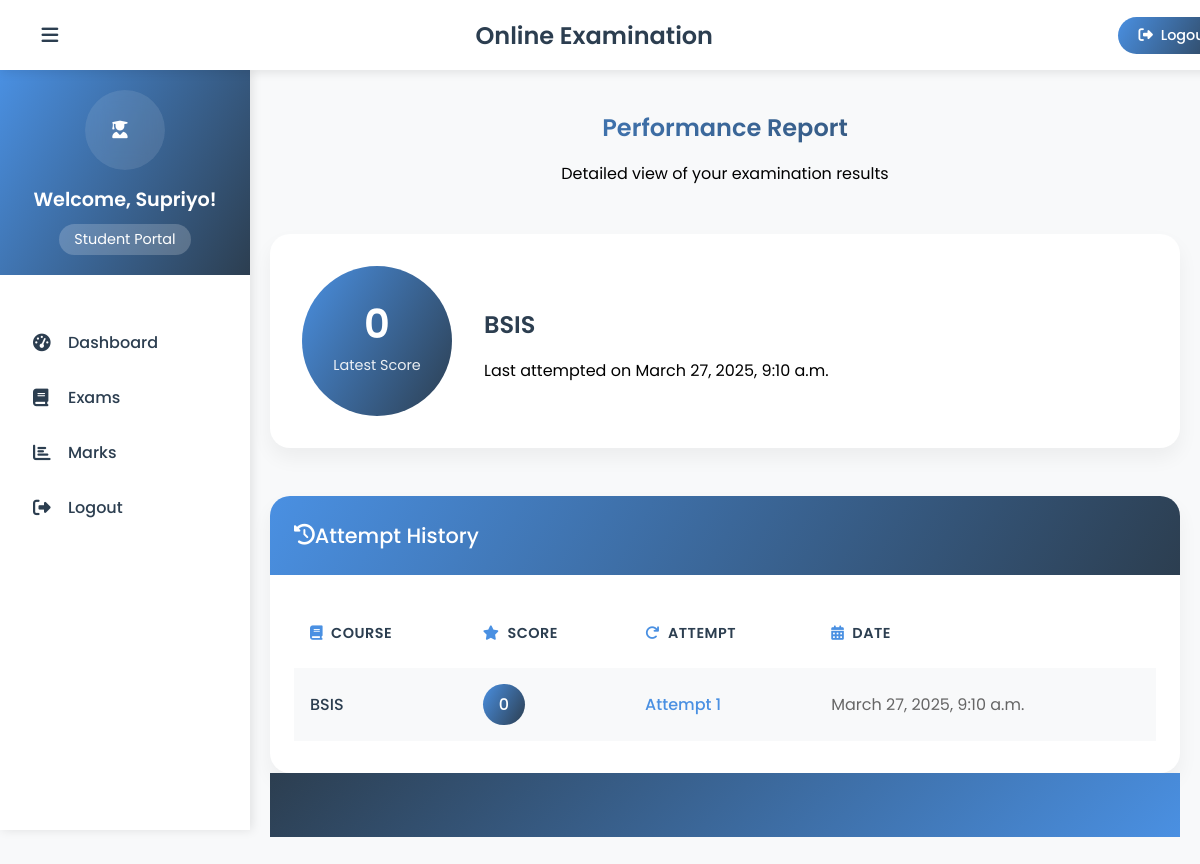
Screenshot of /student/check-marks/1 (signed in) with the database file from the repository.
### exam/models.py (models this page shows)
class Result(models.Model):
    student = models.ForeignKey(Student,on_delete=models.CASCADE)
    exam = models.ForeignKey(Course,on_delete=models.CASCADE)
    marks = models.PositiveIntegerField()  # Stores the marks obtained by student
    date = models.DateTimeField(auto_now=True)  # Automatically records submission time

class Course(models.Model):
   course_name = models.CharField(max_length=50)
   question_number = models.PositiveIntegerField()  # Total number of questions in the course
   total_marks = models.PositiveIntegerField()
   def __str__(self):
        return self.course_name

### student/views.py (the view)
# urls.py: path('check-marks/<int:pk>', views.check_marks, name='check-marks'),  # Shows marks for specific exam
@login_required(login_url='studentlogin')
@user_passes_test(is_student)
def check_marks(request, pk):
    course = exam_models.Course.objects.get(id=pk)
    student = models.Student.objects.get(user_id=request.user.id)
    results = exam_models.Result.objects.filter(exam=course, student=student)
    return render(request, 'student/check_marks.html', {'results': results})

### student/views.py (called while the page is built)
def is_student(user):
    return user.groups.filter(name='STUDENT').exists()

### templates/student/check_marks.html (shortened to what this page needs)
{% extends 'student/studentbase.html' %}
{% block content %}
{%load static%}
<div class="container py-5">
    <div class="results-header mb-4">
        <h2 class="text-gradient">Performance Report</h2>
        <p class="text-muted">Detailed view of your examination results</p>
    </div>
    <div class="performance-summary">
        {% with latest=results|first %}
        {% if latest %}
        <div class="latest-attempt">
            <div class="score-circle">
                <div class="score-content">
                    <span class="score-value">{{latest.marks}}</span>
                    <span class="score-label">Latest Score</span>
                </div>
            </div>
            <div class="latest-details">
                <h3>{{latest.exam}}</h3>
                <p class="text-muted">Last attempted on {{latest.date}}</p>
            </div>
        </div>
        {% endif %}
        {% endwith %}
    </div>
    <div class="results-card">
        <div class="results-card-header">
            <h3><i class="fas fa-history me-2"></i>Attempt History</h3>
        </div>
        <div class="results-table-wrapper">
            <table class="results-table">
                <thead>
                    <tr>
                        <th>
                            <div class="th-content">
                                <i class="fas fa-book"></i>
                                Course
                            </div>
                        </th>
                        <th>
                            <div class="th-content">
                                <i class="fas fa-star"></i>
                                Score
                            </div>
                        </th>
                        <th>
                            <div class="th-content">
                                <i class="fas fa-redo"></i>
                                Attempt
                            </div>
                        </th>
                        <th>
                            <div class="th-content">
                                <i class="fas fa-calendar"></i>
                                Date
                            </div>
                        </th>
                    </tr>
                </thead>
                <tbody>
                    {% for t in results %}
                    <tr>
                        <td>
                            <div class="course-name">{{t.exam}}</div>
                        </td>
                        <td>
                            <div class="score-badge">{{t.marks}}</div>
                        </td>
                        <td>
                            <div class="attempt-number">Attempt {{ forloop.counter }}</div>
                        </td>
                        <td>
                            <div class="exam-date">{{t.date}}</div>
                        </td>
                    </tr>
                    {% endfor %}
                </tbody>
            </table>
        </div>
    </div>
</div>
{% endblock content %}

### templates/student/studentbase.html (shortened to what this page needs)
<!DOCTYPE html>
{% load static %}
<html lang="en" dir="ltr">
<head>
  <link rel="stylesheet" href="https://cdnjs.cloudflare.com/ajax/libs/font-awesome/6.4.0/css/all.min.css">
</head>
<body>
  <header>
    <div class="header-content">
      <label for="check">
        <i class="fas fa-bars" id="sidebar_btn"></i>
      </label>
      <div class="left_area">
        <h3>Online Examination</h3>
      </div>
      <div class="right_area">
        <a href="/logout" class="logout_btn">
          <i class="fas fa-sign-out-alt"></i>
          Logout
        </a>
      </div>
    </div>
  </header>
  <div class="sidebar">
    <div class="sidebar-header">
      <div class="portal-icon">
        <i class="fas fa-user-graduate"></i>
      </div>
      <h4 class="welcome-text">Welcome, {{request.user.first_name}}!</h4>
      <span class="role-badge">Student Portal</span>
    </div>
    <div class="sidebar-menu">
      <a href="/student/student-dashboard" class="{% if request.path == '/student/student-dashboard' %}active{% endif %}">
        <i class="fas fa-tachometer-alt"></i>
        <span>Dashboard</span>
      </a>
      <a href="/student/student-exam" class="{% if request.path == '/student/student-exam' %}active{% endif %}">
        <i class="fas fa-book"></i>
        <span>Exams</span>
      </a>
      <a href="/student/student-marks" class="{% if request.path == '/student/student-marks' %}active{% endif %}">
        <i class="fas fa-chart-bar"></i>
        <span>Marks</span>
      </a>
      <a href="/student/logout" class="logout-link">
        <i class="fas fa-sign-out-alt"></i>
        <span>Logout</span>
      </a>
    </div>
  </div>
  <div class="content">
    {% block content %}{% endblock %}
    {% include "exam/footer.html" %}
  </div>
</body>
</html>

### templates/student/studentbase.html (style rules this page uses)
:root { --primary-color: #4a90e2; --primary-rgb: 74, 144, 226; --secondary-color: #2c3e50; --accent-color: #e74c3c; --success-color: #2ecc71; --text-color: #333; --light-bg: #f8f9fa; }
body { margin: 0; padding: 0; font-family: 'Poppins', sans-serif; background-color: var(--light-bg); }
header { position: fixed; padding: 15px 30px; width: 100%; z-index: 1000; background: white; box-shadow: 0 2px 10px rgba(0, 0, 0, 0.1); }
.header-content { display: flex; justify-content: space-between; align-items: center; max-width: 1400px; margin: 0 auto; }
.left_area h3 { margin: 0; font-size: 1.5rem; font-weight: 600; color: var(--secondary-color); }
.logout_btn { padding: 8px 20px; background: linear-gradient(120deg, var(--primary-color), var(--secondary-color)); text-decoration: none; border-radius: 50px; font-size: 0.9rem; font-weight: 500; color: white; transition: all 0.3s ease; display: flex; align-items: center; gap: 8px; }
.sidebar { background: white; margin-top: 70px; padding-top: 30px; position: fixed; left: 0; width: 250px; height: calc(100vh - 70px); transition: all 0.3s ease; box-shadow: 2px 0 10px rgba(0, 0, 0, 0.1); display: flex; flex-direction: column; }
.sidebar-header { text-align: center; padding: 20px; background: linear-gradient(120deg, var(--primary-color), var(--secondary-color)); color: white; margin: -30px 0 20px; }
.portal-icon { width: 80px; height: 80px; background: rgba(255, 255, 255, 0.1); backdrop-filter: blur(10px); border-radius: 50%; display: flex; align-items: center; justify-content: center; margin: 0 auto 15px; font-size: 2rem; }
.welcome-text { font-size: 1.2rem; font-weight: 600; margin: 0; }
.role-badge { display: inline-block; padding: 5px 15px; background: rgba(255, 255, 255, 0.2); border-radius: 50px; font-size: 0.9rem; margin-top: 10px; }
.sidebar-menu { flex-grow: 1; padding: 20px 0; }
.sidebar a { color: var(--secondary-color); display: flex; align-items: center; padding: 15px 30px; text-decoration: none; transition: all 0.3s ease; border-left: 3px solid transparent; font-weight: 500; }
.sidebar i { width: 25px; margin-right: 10px; font-size: 1.1rem; }
.content { margin-left: 250px; padding: 90px 20px 20px; min-height: 100vh; background: var(--light-bg); transition: all 0.3s ease; }
label #sidebar_btn { font-size: 1.2rem; color: var(--secondary-color); cursor: pointer; transition: all 0.3s ease; width: 40px; height: 40px; display: flex; align-items: center; justify-content: center; border-radius: 10px; }

### templates/exam/footer.html (style rules this page uses)
p { text-align: center; }

### rows the page displays
Result: marks "0", exam "BSIS", date "March 27, 2025, 9:10 a.m."

### other values shown
{{ request.user.first_name }} "Supriyo"
